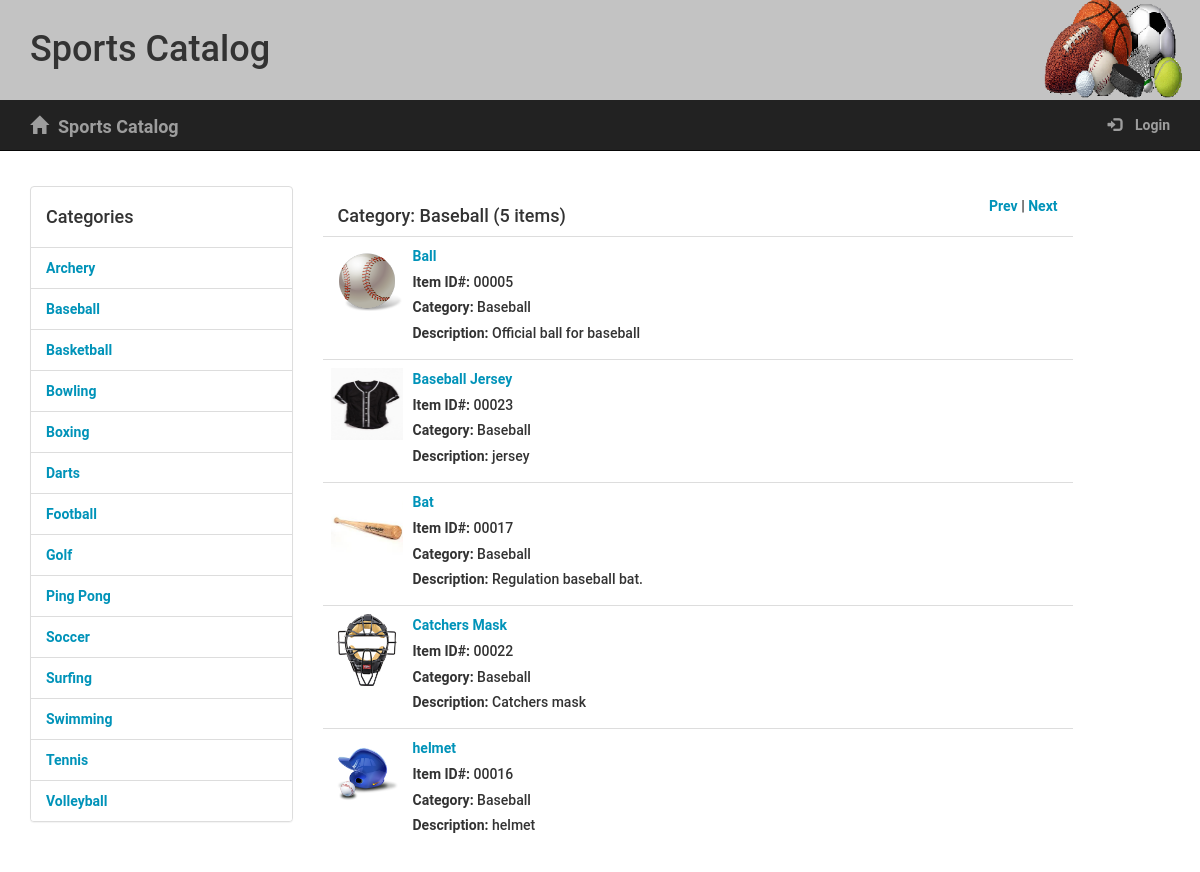
Page /catalog/Baseball/items/ on the committed database.
### models.py (models this page shows, shortened)
class Category(Base):
    __tablename__ = 'category'
    name = Column(String(250), nullable=False, unique=True)
    id = Column(Integer, primary_key=True)
    user_id = Column(Integer, nullable=False)
    catalogitem = relationship("CatalogItem", cascade="delete")

class CatalogItem(Base):
    __tablename__ = 'catalogitem'
    __table_args__ = (
        Index('itemIndex', 'name', 'category_id', unique=True),
    )
    id = Column(Integer, primary_key=True)
    name = Column(String(250), nullable=False)
    desc = Column(String(250), nullable=False)
    image = Column(String(250), nullable=False)
    category_id = Column(ForeignKey('category.id'))
    category = relationship(Category, backref='items') # backref added for JSON endpoint
    user_id = Column(Integer, nullable=False)

### app.py (the view)
@app.route('/catalog/<path:name>/items/')
def showCategoryItems(name):
    category = session.query(Category).filter_by(name=name).one()
    items = session.query(
        CatalogItem).filter_by(category_id=category.id).order_by(
            asc(CatalogItem.name)).all()
    itemcount = session.query(
        CatalogItem).filter_by(category_id=category.id).count()
    if itemcount == 1:
        itemtitle = "%s (%s item)" % (category.name, str(itemcount))
    else:
        itemtitle = "%s (%s items)" % (category.name, str(itemcount))
    categories = session.query(
        Category).order_by(asc(Category.name)).all()
    cat = []
    for x, c in enumerate(categories):
        cat.append(c.name)
        if name == cat[x]:
            curIndex = x
    if curIndex == 0:
        prevCat = cat[len(cat)-1]
    else:
        prevCat = cat[curIndex-1]
    if curIndex == len(cat)-1:
        nextCat = cat[0]
    else:
        nextCat = cat[curIndex+1]
    return render_template('categories.html', category=category,
                           categories=categories, items=items,
                           itemtitle=itemtitle, displayRecent=False,
                           prevCat=prevCat, nextCat=nextCat)

### templates/categories.html (shortened to what this page needs)
{% extends "main.html" %}
{% block content %}
	<div class="row padding-top padding-bottom"></div>
	<div class="row grid-divider">
		<div class="col-sm-3">
			<div class="col-padding">
				<div class="panel-group">
					<div class="panel panel-default">
						<div class="list-group">
							<div class="panel-heading catheading"><h4>Categories</h4></div>
							{% for category in categories %}
								<div class="list-group-item"><a href="{{url_for('showCategoryItems', name=category.name)}}">{{category.name}}</a></div>
							{% endfor %}
						</div>
					</div>
				</div>
			</div>
		</div>
		<div class="col-sm-8 ">
			{% if displayRecent %}
				<div class="panel-heading "><h4>Items Recently Added</h4></div>
			{%else%}
				<div class="panel-heading"><h4 class="pull-left">Category: {{itemtitle}}</h4>
					<div class="pull-right">
						<div class="col-sm-1"></div>
						<div class="pull-right">
							<a href="{{url_for('showCategoryItems', name=prevCat)}}">Prev</a> | <a href="{{url_for('showCategoryItems', name=nextCat)}}">Next</a>
						</div>
					</div>
				</div>
			{% endif %}
			<table class="table table-hover">
				<tbody>
					{% if displayRecent %}
						{% for item in items %}
							<tr>
								<td class="col-sm-8 col-md-6">
										<div class="media-left">
											<img class="media-object" src="{{ url_for('send_image', filename=item[0].image) }}" style="width: 72px; height: 72px;">
										</div>
										<div class="media-body">
											<h4 class="media-heading"><a href= "{{url_for('showItem', category_name=item[1], item_name=item[0].name)}}">{{item[0].name}}</a></h4>
											<h5><span>Item ID#: </span>{{'{:0>5d}'.format(item[0].id)}}</h5>
											<h5><span>Category: </span>{{item[1]}}</h5>
											<h5><span>Description: </span>{{item[0].desc}}</h5>
										</div>
									</div>
								</td>
							</tr>
						{% endfor %}
					{%else%}
						{% for item in items %}
							<tr>
								<td class="col-sm-8 col-md-6">
									<div class="media-left">
										<img class="media-object" src="{{ url_for('send_image', filename=item.image) }}" style="width: 72px; height: 72px;">
									</div>
									<div class="media-body">
										<h4 class="media-heading"><a href= "{{url_for('showItem', category_name=category.name, item_name=item.name)}}">{{item.name}}</a></h4>
										<h5><span>Item ID#: </span>{{'{:0>5d}'.format(item.id)}}</h5>
										<h5><span>Category: </span>{{category.name}}</h5>
										<h5><span>Description: </span>{{item.desc}}</h5>
									</div>
								</td>
							</tr>
						{% endfor %}
					{% endif %}
				</tbody>
			</table>
		</div>
	</div>
{% endblock %}

### templates/main.html (shortened to what this page needs)
<!DOCTYPE html>
<html lang="en">
	<head>
		<link rel="stylesheet" href="https://maxcdn.bootstrapcdn.com/bootstrap/3.3.7/css/bootstrap.min.css">
		<link rel=stylesheet type=text/css href="{{ url_for('static', filename='styles.css') }}">
	</head>
	<body>
		{% include "header.html" %}
		<div class="container">
			{% block content %}
			{% endblock %}
		</div>
	</body>
</html>

### templates/header.html (shortened to what this page needs)
	<div class="container-fluid">
			<div class="row banner main">
				<h1>Sports Catalog</h1>
			</div>
	</div>
	<nav class="navbar navbar-inverse navbar-static-top">
		<div class="container-fluid">
			<div class="container">
			<div class="navbar-header">
				<a class="navbar-brand" href="{{url_for('showCategories')}}"><span class="glyphicon glyphicon-home"></span>Sports Catalog</a>
			</div>
			<ul class="nav navbar-nav navbar-right">
				{%if 'username' not in session %}
					<li><a href="{{url_for('showLogin')}}"><span class="glyphicon glyphicon-log-in"></span> Login</a></li>
				{% else %}
					<li><a href="{{url_for('disconnect')}}"><span class="glyphicon glyphicon-log-out"></span> Logout</a></li>
				{% endif %}
			</ul>
		</div>
		</div>
	</nav>
	<div class="container-fluid">
		<div class="row divider">
			<div class="col-md-12"></div>
		</div>
	</div>

### static/styles.css (style rules this page uses)
* { font-family: "Helvetica Neue Bold", Roboto, Helvetica, Arial, sans-serif; font-weight: 700; }
.navbar { margin-bottom: 0; }
a { font-size: 14px; color: #0093B9; line-height: 17px; }
.padding-top { padding-top: 10px; }
.padding-bottom { padding-bottom: 10px; }
.glyphicon { margin-right: 10px; }
.divider { height: 15px; }
.banner.main { height: 100px; background: url("/static/top-banner.png"); background-position: right; background-repeat: no-repeat; background-size: cover; }
.banner h1 { margin: 30px 30px; }

### rows in the picture
Category: name "Archery"
Category: name "Baseball"
Category: name "Basketball"
Category: name "Bowling"
Category: name "Boxing"
Category: name "Darts"
Category: name "Football"
Category: name "Golf"
Category: name "Ping Pong"
Category: name "Soccer"
Category: name "Surfing"
Category: name "Swimming"
Category: name "Tennis"
Category: name "Volleyball"
CatalogItem: image (picture), name "Ball", id "00005", desc "Official ball for baseball"
CatalogItem: image (picture), name "Baseball Jersey", id "00023", desc "jersey"
CatalogItem: image (picture), name "Bat", id "00017", desc "Regulation baseball bat."
CatalogItem: image (picture), name "Catchers Mask", id "00022", desc "Catchers mask"
CatalogItem: image (picture), name "helmet", id "00016", desc "helmet"

### other values in the picture
{{ itemtitle }} "Baseball (5 items)"
